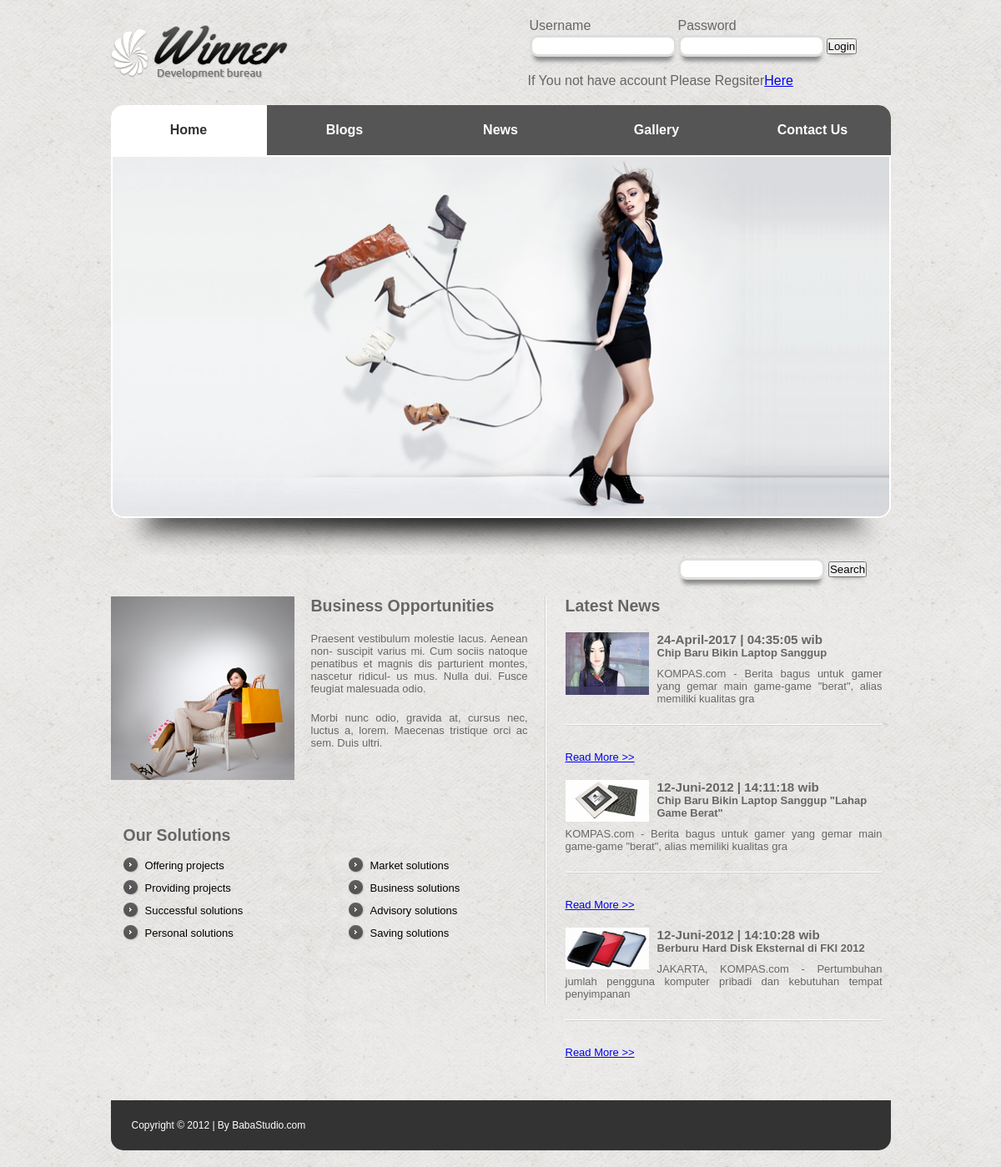
/index.php?home, run on the app's committed database.
### tables this page shows
CREATE TABLE `slider_tbl` (
  `id` int(11) NOT NULL,
  `image` varchar(256) NOT NULL,
  `title` varchar(256) NOT NULL,
  `desc` text NOT NULL,
  `createdate` datetime NOT NULL
);

CREATE TABLE `news_tbl` (
  `id` int(11) NOT NULL,
  `title` varchar(256) NOT NULL,
  `image` varchar(256) NOT NULL,
  `synopsis` text NOT NULL,
  `detail` text NOT NULL,
  `createdate` datetime NOT NULL
);

### function/utility.php (called while the page is built, shortened)
<?php
 function indonesiadate($thedate) {
	  $hari=substr($thedate,8,2);
	  $bulan=get_namabulan(substr($thedate,5,2));
	  $tahun=substr($thedate,0,4);
	  $hour=substr($thedate,11,2);
	  $minutes=substr($thedate,14,2);
	  $second=substr($thedate,17,2);
	  $tanggal="$hari-$bulan-$tahun | $hour:$minutes:$second wib";
	  return $tanggal;
	 }
 function get_namabulan($bulan) {
	 switch($bulan) {
		case 4 :
		 	$namabulan="April";
			break;
		case 6 :
		 	$namabulan="Juni";
			break;
		 }
		 return $namabulan;
	 }
?>

### function/function.php (the view, shortened to what this page needs)
<?php function head() {?>
<link rel="stylesheet" type="text/css" href="style/style.css">
<link rel="stylesheet" type="text/css" href="jquery.lightbox-0.5.css">
<?php }?>
<?php function get_header() {?>
    	<div id="headerLeft">
        	<img src="images/logo.png">
        </div>
        <div id="headerRight">
         <?php if(isset($_SESSION["membername"])) {?>
      		<table>
             <tr>
                <td>Welcome</td>
                 <td>&nbsp;</td>
                <td>
                <strong><?php echo $_SESSION["membername"]; ?></strong>
                &nbsp;|&nbsp;
                <a href="memberlogout.php">Log Out</a>
                </td>
               </tr>
            </table>
                <?php } else {?>
        	  <table>
            	<tr>
                	<td>Username</td>
                    <td>Password</td>
                    <td></td>
                </tr>
                <tr>
                	<form id="loginmember" name="loginmember" method="post" action="loginmembersubmit.php">
                        <td><input type="email" id="membername" name="membername" required></td>
                        <td><input type="password" id="memberpassword" name="memberpassword" required></td>
                        <td><input type="submit" id="loginmembersubmit" name="loginmembersubmit" value="Login"></td>
                    </form>
                </tr>
            </table>
 <br>
                If You not have account Please Regsiter<a href="detail.php?registermember">Here</a>
                <?php }?>
        </div>
<?php }?>
<?php function get_menu(){?>
    	<ul>
        	<li <?php if (isset($_GET["home"]) ) { ?>class="white borderRadiusLeft"<?php } ?>><a href="index.php?home">Home</a></li>
        	<li <?php if (isset($_GET["blog"]) ) { ?>class="white borderRadiusLeft"<?php } ?>><a href="detail.php?blog">Blogs</a></li>
        	<li <?php if (isset($_GET["news"]) ) { ?>class="white borderRadiusLeft"<?php } ?>><a href="detail.php?news">News</a></li>
        	<li <?php if (isset($_GET["gallery"]) ) { ?>class="white borderRadiusLeft"<?php } ?>><a href="detail.php?gallery">Gallery</a></li>
        	<li  <?php if (isset($_GET["contact"]) ) { ?>class="white borderRadiusRight"<?php }  else {?> class="borderRadiusRight" <?php } ?>><a href="detail.php?contact">Contact Us</a></li>
        </ul>
<?php }?>
<?php function get_slider() {?>
            <?php
          global $koneksi;
		  			$sql="SELECT * FROM slider_tbl";
		  			$qslider=$koneksi->query($sql);
		  			$rowslider=$qslider->fetch_array();
				?>
                <?php do {?>
                <div>
        		<img src="images/<?php echo $rowslider["image"];?>" class="sliderBorder">
            </div>
            <?php }while($rowslider=$qslider->fetch_array());?>
<?php }?>
<?php function get_search(){?>
        	<form id="serachform" name="searchform" method="post" action="detail.php?searchresult">
			<input type="text" id="searchtext" name="searchtext" value="" requaired>
            <input type="submit" id="searchsubmit" name="searchsubmit" value="Search">
			</form>
<?php }?>
<?php function get_main(){?>
                	<img src="images/1page_img4.jpg">
                    <h2>Business Opportunities</h2>
                    <p>Praesent vestibulum molestie lacus. Aenean non- suscipit varius mi. Cum sociis natoque penatibus et magnis dis parturient montes, nascetur ridicul- us mus. Nulla dui. Fusce feugiat malesuada odio.
                    </p>
                    <p>Morbi nunc odio, gravida at, cursus nec, luctus a, lorem. Maecenas tristique orci ac sem. Duis ultri.
                    </p>
<?php }?>
<?php function get_list(){?>
                	<h2>Our Solutions</h2>
                	<div id="listLeft">
                    	<ul>
                        	<li><a href="#">Offering projects</a></li>
                        	<li><a href="#">Providing projects</a></li>
                        	<li><a href="#">Successful solutions</a></li>
                        	<li><a href="#">Personal solutions</a></li>
                        </ul>
                    </div>
                    <div id="listRight">
                    	<ul>
                        	<li><a href="#">Market solutions</a></li>
                        	<li><a href="#">Business solutions</a></li>
                        	<li><a href="#">Advisory solutions</a></li>
                        	<li><a href="#">Saving solutions</a></li>
                        </ul>
                    </div>
<?php }?>
<?php function get_lastnews(){?>
                    <h2>Latest News</h2>
                    <?php
                      global $koneksi;
                      $sql = "SELECT * FROM NEWS_tbl ORDER BY createdate DESC LIMIT 3";
                      $query = $koneksi->query($sql);
                      $rows = $query->fetch_array();
                      do{
                    ?>
                    <div class="news1">
                        <img src="images/news/<?php echo $rows['image'] ?>" width="100">
                        <h3><?php echo  indonesiadate($rows['createdate']) ?></h3>
                        <h4><?php echo $rows['title'] ?></h4>
                        <p><?php echo substr( $rows['synopsis'],0,100) ?></p>
                    </div>
                  <a href="detail.php?newsdetail&id=<?php echo $rows['id'] ?>">Read More &gt;&gt;</a>
                  <?php }while($rows = $query->fetch_array()); ?>
<?php }?>
<?php function get_footer(){?>
    	Copyright &copy; 2012 | By BabaStudio.com
<?php }?>

### style/style.css (style rules this page uses)
* { margin:0; padding:0; }
body { background-image:url(images/bg.jpg); font-family:Arial, Helvetica, sans-serif; color:#666 }
input[type="email"] { border: 3px solid #DDD; height:20px; width:150px; -moz-border-radius: 10px; -webkit-border-radius: 10px; border-radius: 10px; -webkit-box-shadow: 0px 10px 5px -5px #888; -moz-box-shadow: 0px 10px 5px -5px #888; box-shadow: 0px 10px 5px -5px #888; background-color:#FFF; padding:0 10px 0 10px; }
input[type="text"] { border: 3px solid #DDD; height:20px; width:150px; -moz-border-radius: 10px; -webkit-border-radius: 10px; border-radius: 10px; -webkit-box-shadow: 0px 10px 5px -5px #888; -moz-box-shadow: 0px 10px 5px -5px #888; box-shadow: 0px 10px 5px -5px #888; background-color:#FFF; padding:0 10px 0 10px; }
input[type="password"] { border: 3px solid #DDD; height:20px; width:150px; -moz-border-radius: 10px; -webkit-border-radius: 10px; border-radius: 10px; -webkit-box-shadow: 0px 10px 5px -5px #888; -moz-box-shadow: 0px 10px 5px -5px #888; box-shadow: 0px 10px 5px -5px #888; background-color:#FFF; padding:0 10px 0 10px; }
input[type="submit"] { -webkit-box-shadow: 0px 5px 5px -5px #888; -moz-box-shadow: 0px 5px 5px -5px #888; box-shadow: 0px 5px 5px -5px #888; }
.borderRadiusLeft { -webkit-border-radius: 15px 0px 0px 0px; border-radius: 15px 0px 0px 0px; }
.borderRadiusRight { -webkit-border-radius: 0px 15px 0px 0px; border-radius: 0px 15px 0px 0px; }
.white { background-color:#FFF !important; }
.white a { color:#333 !important; }
#header #headerLeft { width:212px; float:left; }
#header #headerRight { width:400px; position:absolute; top:20px; left:500px; }
#menu ul { list-style:none; }
#menu ul li { float:left; width:20%; height:60px; text-align:center; background-color:#555; }
#menu ul li a { text-decoration:none; color:#FFF; font-weight:bold; line-height:60px; }
.sliderBorder { border:solid 2px #FFF; width:931px; -webkit-border-radius: 0px 0px 15px 15px; border-radius: 0px 0px 15px 15px; }
#content #bottomLeft #main img { float:left; margin-right:20px; margin-bottom:30px }
#content #bottomLeft #main p { margin-top:20px; text-align:justify }
#content #bottomLeft #list h2 { margin:10px 0 15px 0; }
#content #bottomLeft #listLeft { width:200px; float:left; }
#content #bottomLeft #listRight { width:200px; float:right; }
#content #bottomLeft #list ul { list-style-position:inside; list-style-image:url(images/marker1.png); }
#content #bottomLeft #list ul li { line-height:25px; }
#content #bottomLeft #list ul li a { text-decoration:none; position:relative; top:-5px; color:#000; }
#content #bottomRight #news img { float:left; margin-right:10px; }
#content #bottomRight #news .news1 { margin-top:20px }
#content #bottomRight p { margin-top:10px; margin-bottom:30px; padding-bottom:25px; text-align:justify; background:url(images/hor_line.jpg) no-repeat bottom; }

### data on the page
slider_tbl: image (picture)
news_tbl: image (picture), createdate "24-April-2017 | 04:35:05 wib", title "Chip Baru Bikin Laptop Sanggup", synopsis "KOMPAS.com - Berita bagus untuk gamer yang gemar main game-game \"berat\", alias memiliki kualitas gra"
news_tbl: image (picture), createdate "12-Juni-2012 | 14:11:18 wib", title "Chip Baru Bikin Laptop Sanggup \"Lahap Game Berat\"", synopsis "KOMPAS.com - Berita bagus untuk gamer yang gemar main game-game \"berat\", alias memiliki kualitas gra"
news_tbl: image (picture), createdate "12-Juni-2012 | 14:10:28 wib", title "Berburu Hard Disk Eksternal di FKI 2012", synopsis "JAKARTA, KOMPAS.com - Pertumbuhan jumlah pengguna komputer pribadi dan kebutuhan tempat penyimpanan"
